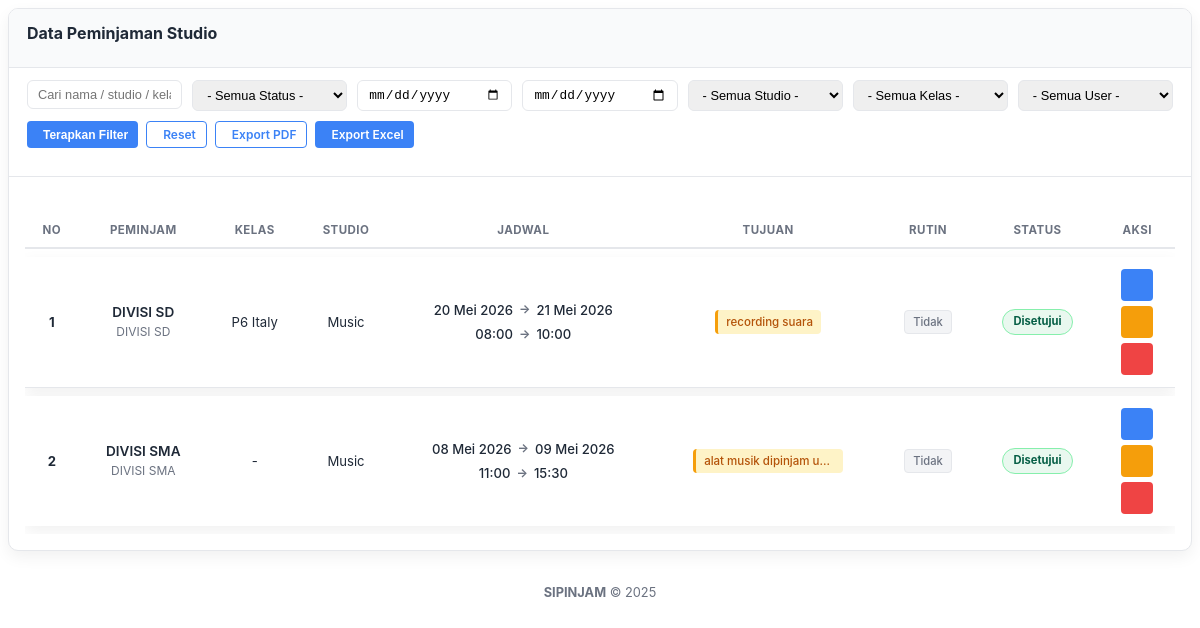
Screenshot of /admin/peminjaman/datapinjamstudio.php (signed in) with the database file from the repository.
### tables this page shows
CREATE TABLE `pinjamstudio` (
  `id_pinjamstudio` int(11) NOT NULL,
  `id_user` int(11) DEFAULT NULL,
  `id_studio` int(11) NOT NULL,
  `id_kelas` int(11) DEFAULT NULL,
  `tgl_mulai` date DEFAULT NULL,
  `tgl_selesai` date DEFAULT NULL,
  `is_recurring` enum('yes','no') NOT NULL DEFAULT 'no',
  `recurring_days` varchar(50) DEFAULT NULL,
  `waktu_mulai` time DEFAULT NULL,
  `waktu_selesai` time DEFAULT NULL,
  `deskripsi_peminjaman` varchar(255) DEFAULT NULL,
  `tujuan` varchar(255) DEFAULT NULL,
  `nama` varchar(225) DEFAULT NULL,
  `no_hp` varchar(225) DEFAULT NULL,
  `status` varchar(255) DEFAULT NULL
);

CREATE TABLE `user` (
  `id` int(11) NOT NULL,
  `nama_lengkap` varchar(255) DEFAULT NULL,
  `email` varchar(255) DEFAULT NULL,
  `nohp` varchar(15) DEFAULT NULL,
  `username` varchar(15) DEFAULT NULL,
  `password` varchar(15) DEFAULT NULL,
  `level` varchar(10) DEFAULT NULL
);

CREATE TABLE `kelas` (
  `id_kelas` int(11) NOT NULL,
  `nama_kelas` varchar(22) DEFAULT NULL
);

CREATE TABLE `studio` (
  `id_studio` int(11) NOT NULL,
  `jenis_studio` varchar(22) DEFAULT NULL,
  `deskripsi` text DEFAULT NULL,
  `foto` varchar(255) DEFAULT NULL
);

### admin/peminjaman/datapinjamstudio.php (the view, shortened to what this page needs)
<?php
require_once dirname(__DIR__, 1) . '/../koneksi.php';
if (!function_exists('e')) {
  function e($v)
  {
    return htmlspecialchars((string) $v, ENT_QUOTES, 'UTF-8');
  }
}
function fmt_tgl($ymd)
{
  $parts = explode('-', $ymd);
  [$y, $m, $d] = $parts;
  $bulan = ["", "Jan", "Feb", "Mar", "Apr", "Mei", "Jun", "Jul", "Agu", "Sep", "Okt", "Nov", "Des"];
  $mi = (int) $m;
  return sprintf("%02d %s %s", (int) $d, $bulan[$mi], $y);
}
function fmt_waktu($hms)
{
  return $hms ? substr($hms, 0, 5) : '-';
}
function parseRecurringDaysStudio($str)
{
  if (!$str)
    return [];
  return [];
}
function mapHariByNumberStudio($nums)
{
  $out = [];
  return $out;
}
$keyword = isset($_GET['q']) ? trim($_GET['q']) : '';
$dari = isset($_GET['dari']) ? trim($_GET['dari']) : '';
$sampai = isset($_GET['sampai']) ? trim($_GET['sampai']) : '';
$sql = "SELECT
          ps.*,
          u.nama_lengkap,
          s.jenis_studio,
          kls.nama_kelas
        FROM pinjamstudio ps
        INNER JOIN user   u   ON u.id = ps.id_user
        INNER JOIN studio s   ON s.id_studio = ps.id_studio
        INNER JOIN kelas  kls ON kls.id_kelas = ps.id_kelas
        WHERE 1=1";
$sql .= " ORDER BY ps.tgl_mulai DESC, ps.waktu_mulai DESC";
$stmt = $conn->prepare($sql);
$stmt->execute();
$result = $stmt->get_result();
$export_qs = $_GET;
unset($export_qs['view']);
$qs_str = http_build_query($export_qs);
?>
<div class="studio-content">
  <div class="card">
    <div class="card-header">
      <h4 class="card-title">Data Peminjaman Studio</h4>
    </div>
    <div class="filter-bar">
      <form method="GET" class="filter-form">
        <div class="filter-row">
          <div>
            <input type="text" name="q" class="form-control" placeholder="Cari nama / studio / kelas..."
              value="<?php echo e($keyword); ?>">
          </div>
          <div>
            <select name="status" class="form-control">
              <option value="">- Semua Status -</option>
            </select>
          </div>
          <div>
            <input type="date" name="dari" class="form-control" value="<?php echo e($dari); ?>" placeholder="Dari">
          </div>
          <div>
            <input type="date" name="sampai" class="form-control" value="<?php echo e($sampai); ?>"
              placeholder="Sampai">
          </div>
          <div>
            <select name="id_studio" class="form-control">
              <option value="">- Semua Studio -</option>
            </select>
          </div>
          <div>
            <select name="id_kelas" class="form-control">
              <option value="">- Semua Kelas -</option>
            </select>
          </div>
          <div>
            <select name="id_user" class="form-control">
              <option value="">- Semua User -</option>
            </select>
          </div>
        </div>
        <div class="filter-actions">
          <button type="submit" class="btn btn-sm btn-primary">
            <i class="fa fa-search"></i> Terapkan Filter
          </button>
          <a href="?view=datapinjamstudio" class="btn btn-sm btn-outline-primary">
            <i class="fa fa-refresh"></i> Reset
          </a>
          <a href="peminjaman/export_pinjamstudio_pdf.php<?php echo $qs_str ? '?' . e($qs_str) : ''; ?>"
            target="_blank" class="btn btn-sm btn-outline-primary">
            <i class="fa fa-file-pdf-o"></i> Export PDF
          </a>
          <a href="peminjaman/export_pinjamstudio_excel.php<?php echo $qs_str ? '?' . e($qs_str) : ''; ?>"
            target="_blank" class="btn btn-sm btn-primary">
            <i class="fa fa-file-excel-o"></i> Export Excel
          </a>
        </div>
      </form>
    </div>
    <div class="card-body">
      <div class="table-wrapper">
        <table class="table">
          <thead>
            <tr>
              <th>No</th>
              <th>Peminjam</th>
              <th>Kelas</th>
              <th>Studio</th>
              <th>Jadwal</th>
              <th>Tujuan</th>
              <th>Rutin</th>
              <th>Status</th>
              <th>Aksi</th>
            </tr>
          </thead>
          <tbody>
            <?php
            if ($result->num_rows > 0):
              $no = 1;
              while ($row = $result->fetch_assoc()):
                $tgl_mulai_raw = $row['tgl_mulai'] ?? '';
                $tgl_selesai_raw = $row['tgl_selesai'] ?? '';
                $tgl_mulai = fmt_tgl($tgl_mulai_raw);
                $tgl_selesai = ($tgl_selesai_raw && $tgl_selesai_raw !== '0000-00-00')
                  ? fmt_tgl($tgl_selesai_raw)
                  : null;
                $waktu_mulai = fmt_waktu($row['waktu_mulai'] ?? '');
                $waktu_selesai = fmt_waktu($row['waktu_selesai'] ?? '');
                $is_recurring = strtolower(trim($row['is_recurring'] ?? 'no')) === 'yes';
                $rec_nums = parseRecurringDaysStudio($row['recurring_days'] ?? '');
                $rec_names = mapHariByNumberStudio($rec_nums);
                $status_lc = strtolower(trim($row['status']));
                $rowClass = '';
                if ($status_lc === 'menunggu') {
                  $rowClass = 'row-pending';
                } elseif ($status_lc === 'approve') {
                  $rowClass = 'row-approve';
                }
                $tujuan = $row['tujuan'] ?? '-';
            ?>
            <tr class="<?= $rowClass; ?>">
              <td data-label="No"><strong><?php echo $no++; ?></strong></td>
              <td data-label="Peminjam">
                <div class="user-cell">
                  <div class="user-name"><?php echo e($row['nama']); ?></div>
                  <div class="user-fullname"><?php echo e($row['nama_lengkap']); ?></div>
                </div>
              </td>
              <td data-label="Kelas"><?php echo e($row['nama_kelas']); ?></td>
              <td data-label="Studio"><?php echo e($row['jenis_studio']); ?></td>
              <td data-label="Jadwal">
                <div class="jadwal-flat">
                  <div class="jadwal-row">
                    <span><?php echo $tgl_mulai; ?></span>
                    <?php if ($tgl_selesai): ?>
                      <span class="jadwal-arrow">→</span>
                      <span><?php echo $tgl_selesai; ?></span>
                    <?php endif; ?>
                  </div>
                  <div class="jadwal-row">
                    <span><?php echo $waktu_mulai; ?></span>
                    <?php if ($waktu_selesai && $waktu_selesai !== $waktu_mulai): ?>
                      <span class="jadwal-arrow">→</span>
                      <span><?php echo $waktu_selesai; ?></span>
                    <?php endif; ?>
                  </div>
                </div>
              </td>
              <td data-label="Tujuan">
                <?php if ($tujuan !== '-' && !empty($tujuan)): ?>
                  <span class="tujuan-badge" title="<?= e($tujuan); ?>">
                    <i class="fa fa-bullseye"></i> <?= e($tujuan); ?>
                  </span>
                <?php else: ?>
                  <span style="color: var(--muted);">-</span>
                <?php endif; ?>
              </td>
              <td data-label="Rutin">
                <?php if ($is_recurring && !empty($rec_names)): ?>
                  <span class="badge-rutin yes">
                    <?php echo e(implode(', ', $rec_names)); ?>
                  </span>
                <?php else: ?>
                  <span class="badge-rutin no">Tidak</span>
                <?php endif; ?>
              </td>
              <td data-label="Status">
                <?php if ($row['status'] === 'menunggu'): ?>
                  <span class="badge badge-warning">Menunggu</span>
                <?php elseif ($row['status'] === 'approve'): ?>
                  <span class="badge badge-success">Disetujui</span>
                <?php elseif ($row['status'] === 'selesai'): ?>
                  <span class="badge badge-info">Selesai</span>
                <?php else: ?>
                  <span class="badge badge-danger"><?php echo ucfirst(e($row['status'])); ?></span>
                <?php endif; ?>
              </td>
              <td data-label="Aksi">
                <div class="action-buttons">
                  <a href="?view=detailpinjamstudio&id=<?php echo e($row['id_pinjamstudio']); ?>"
                    class="btn btn-primary btn-icon" title="Detail">
                  </a>
                  <?php if ($row['status'] === 'approve'): ?>
                    <a href="?view=datapinjamstudio&id_batal=<?php echo e($row['id_pinjamstudio']); ?>"
                      class="btn btn-warning btn-icon"
                      title="Batal Approve"
                      onclick="return confirm('↩️ BATAL PERSETUJUAN\n\nYakin membatalkan persetujuan?\nStatus akan kembali ke \"Menunggu\"\n\n👤 <?= e($row['nama']); ?>\n🎙️ <?= e($row['jenis_studio']); ?>')">
                    </a>
                  <?php endif; ?>
                  <a href="?view=datapinjamstudio&id_hapus=<?php echo e($row['id_pinjamstudio']); ?>"
                     class="btn btn-danger btn-icon"
                     title="Hapus"
                     onclick="return confirm('🗑️ HAPUS PERMANENT 🗑️\n\n⚠️ Data akan hilang selamanya!\n\n👤 Peminjam: <?= e($row['nama']); ?>\n🎙️ Studio: <?= e($row['jenis_studio']); ?>\n📅 <?= $tgl_mulai; ?> (<?= $waktu_mulai; ?> → <?= $waktu_selesai; ?>)\n<?= ($tujuan !== '-' && !empty($tujuan)) ? '🎯 Tujuan: ' . e($tujuan) : ''; ?>\n\nYAKIN HAPUS?')">
                  </a>
                </div>
              </td>
            </tr>
            <?php
              endwhile;
            endif; ?>
          </tbody>
        </table>
      </div>
    </div>
  </div>
  <div class="footer">
    <strong>SIPINJAM</strong> &copy; 2025
  </div>
</div>

### rows the page displays
pinjamstudio: nama "DIVISI SD", id_user.nama_lengkap "DIVISI SD", id_kelas.nama_kelas "P6 Italy", id_studio.jenis_studio "Music", tgl_mulai "20 Mei 2026", tgl_selesai "21 Mei 2026", waktu_mulai "08:00", waktu_selesai "10:00", tujuan "recording suara", is_recurring "Tidak", status "Disetujui"
pinjamstudio: nama "DIVISI SMA", id_user.nama_lengkap "DIVISI SMA", id_kelas.nama_kelas "-", id_studio.jenis_studio "Music", tgl_mulai "08 Mei 2026", tgl_selesai "09 Mei 2026", waktu_mulai "11:00", waktu_selesai "15:30", tujuan "alat musik dipinjam u…", is_recurring "Tidak", status "Disetujui"
